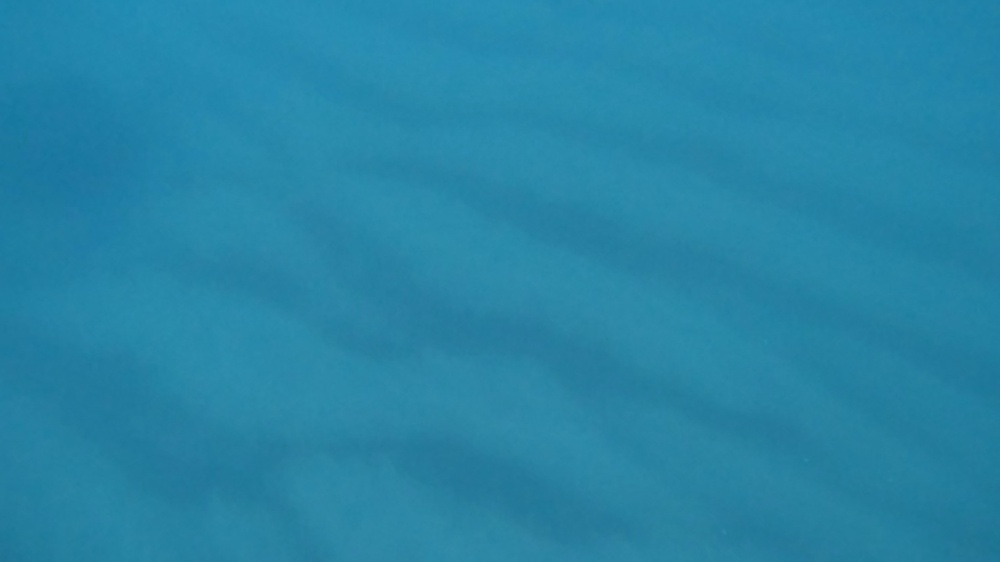
#> input picture dataset_metrics/other_experiments/sample1.jpg, 1000 x 562 px, shrunk from 2704 x 1520 before the run; the run also reads 1 picture not shown here
$ jupyter execute keypoint_tests.ipynb
#> lines starting #> are read from the running program, lines starting #| are printed output that depends on the picture; long printed decimals are rounded
[cell 1]
import numpy as np
import cv2 as cv
from matplotlib import pyplot as plt

# Image gradients
Direct methods such as DSO use all pixels with high gradients.

[cell 2]
img = cv.imread('sample1.jpg')
#> img is the input picture: shape (562, 1000, 3); mean B, G, R 166, 132.6, 38.4
img = cv.cvtColor(img, cv.COLOR_BGR2GRAY)
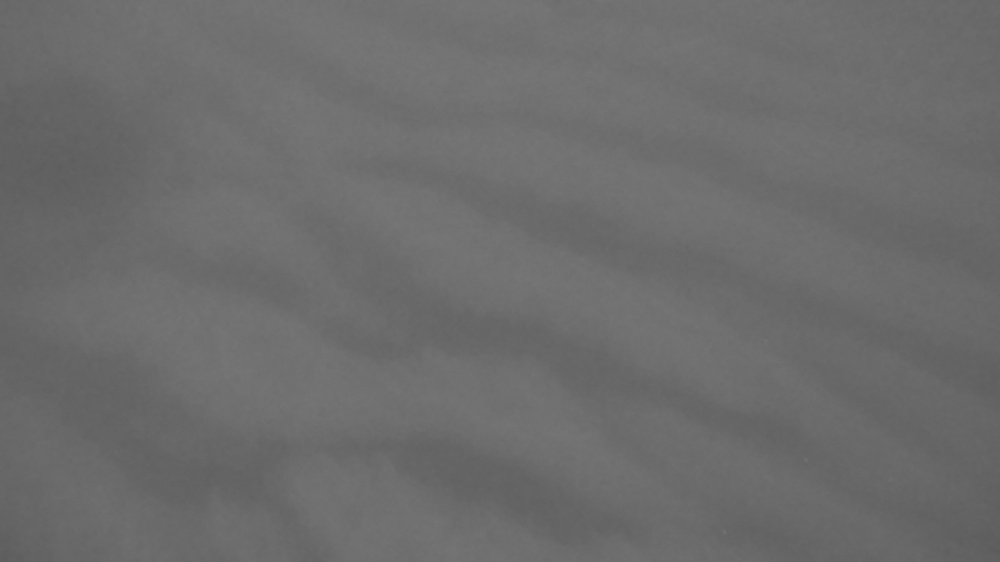
#> img: shape (562, 1000); min 92, max 119, mean 108.3

assert img is not None, "file could not be read, check with os.path.exists()"
laplacian = cv.Laplacian(img,cv.CV_64F)
sobelx = cv.Sobel(img,cv.CV_64F,1,0,ksize=5) # 31 is the maximum size for sobel kernels
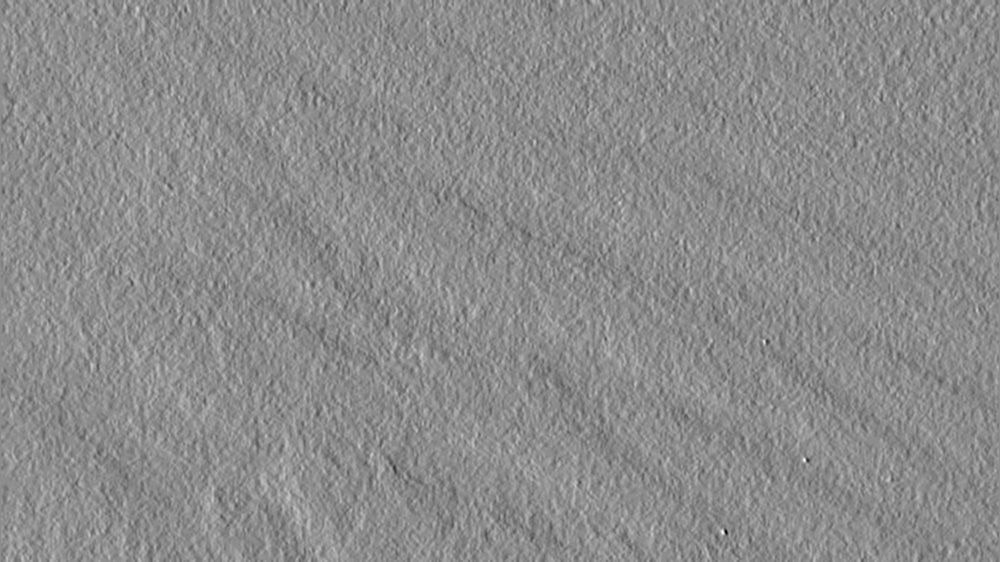
#> sobelx: shape (562, 1000) float64; min -408, max 334, mean 0.1; drawn with min black and max white
sobely = cv.Sobel(img,cv.CV_64F,0,1,ksize=5)
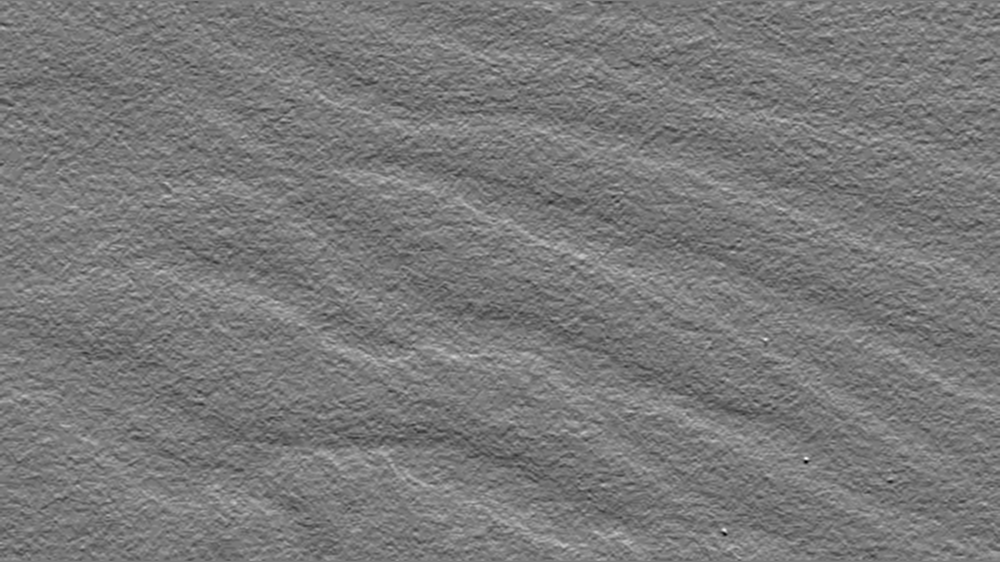
#> sobely: shape (562, 1000) float64; min -332, max 360, mean -1.3; drawn with min black and max white

plt.subplot(2,2,1),plt.imshow(img,cmap = 'gray')
plt.title('Original'), plt.xticks([]), plt.yticks([])
plt.subplot(2,2,2),plt.imshow(laplacian,cmap = 'gray')
plt.title('Laplacian'), plt.xticks([]), plt.yticks([])
plt.subplot(2,2,3),plt.imshow(sobelx,cmap = 'gray')
plt.title('Sobel X'), plt.xticks([]), plt.yticks([])
plt.subplot(2,2,4),plt.imshow(sobely,cmap = 'gray')
plt.title('Sobel Y'), plt.xticks([]), plt.yticks([])

[cell 3]
magnitude = np.sqrt((sobelx ** 2) + (sobely ** 2))
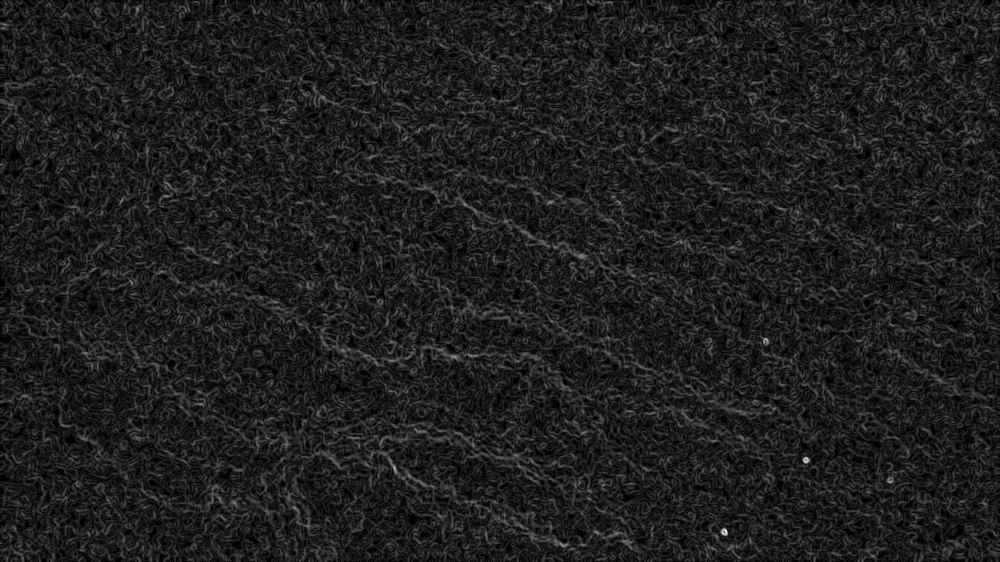
#> magnitude: shape (562, 1000) float64; min 0, max 419.3, mean 50.6; drawn with min black and max white
print('maximum gradient', np.amax(magnitude))
#| maximum gradient 419.345
print(magnitude.shape)
#| (562, 1000)
print('minimum gradient', np.amin(magnitude))
#| minimum gradient 0.0

orientation = np.arctan2(sobely, sobelx) * (180 / np.pi) % 180
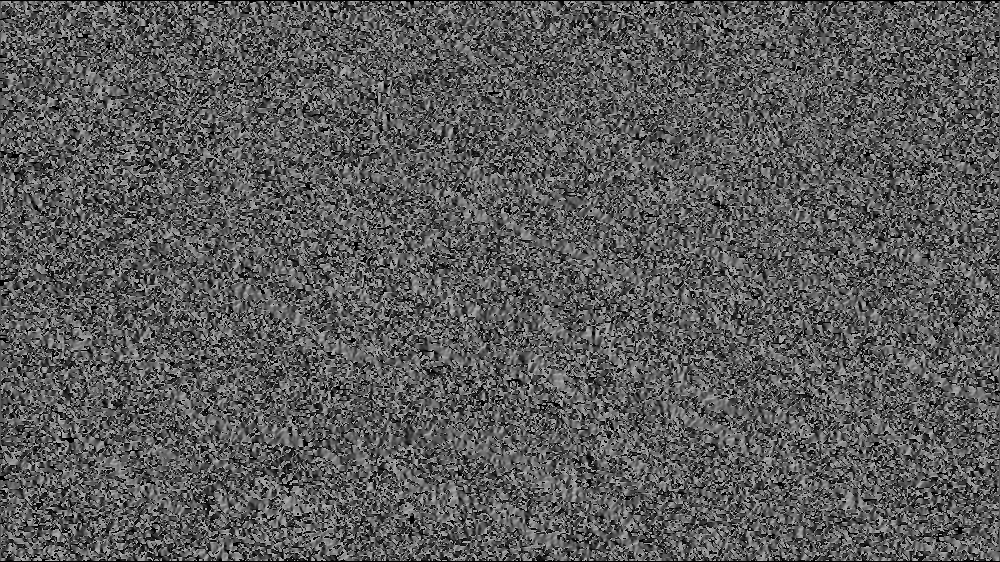
#> orientation: shape (562, 1000) float64; min 0, max 179.7, mean 90.5
# initialize a figure to display the input grayscale image along with
# the gradient magnitude and orientation representations, respectively
(fig, axs) = plt.subplots(nrows=1, ncols=3, figsize=(8, 4))
# plot each of the images
axs[0].imshow(img, cmap="gray")
axs[1].imshow(magnitude, cmap="jet")
axs[2].imshow(orientation, cmap="jet")
# set the titles of each axes
axs[0].set_title("Grayscale")
axs[1].set_title("Gradient Magnitude")
axs[2].set_title("Gradient Orientation [0, 180]")
# loop over each of the axes and turn off the x and y ticks
for i in range(0, 3):
	axs[i].get_xaxis().set_ticks([])
	axs[i].get_yaxis().set_ticks([])
# show the plots
plt.tight_layout()
plt.show()

On the left, we have the original input.

The middle displays the gradient magnitude using the Jet colormap.
Values that are closer to the blue range are very small.
Values that are closer to the yellow/red range are quite large (relative to the rest of the values).

Finally, the image on the right displays the gradient orientation information, again using the Jet colormap.

Values here fall into the range [0, 180], where values closer to zero show as blue and values closer to 180 as red.

[cell 4]
# compute a grayscale histogram
hist = cv.calcHist([img],[0],None,[256],[0,256]) # plot the histogram
#> hist = 256 values, max 48448 at index 113, min 0 at index 0, mean 2195.3
plt.figure()
plt.title("Grayscale Histogram")
plt.xlabel("Bins")
plt.ylabel("# of Pixels")
plt.plot(hist)
# compute a grayscale histogram
plt.hist(magnitude.flatten(), bins=100, color='blue', alpha=0.7)
plt.title('Histogram of Matrix magnitudes')
plt.xlabel('Values')
plt.ylabel('Frequency')
plt.grid(True)
plt.show()
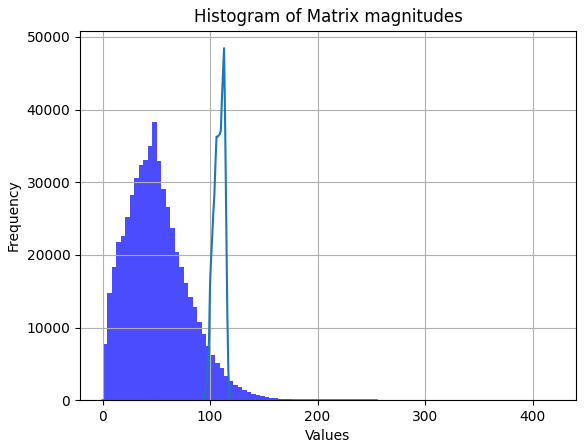
#> figure drawn by matplotlib, 1 panel; tallest bar 38263 high, from x = 46.13 to 50.32; curve peaks at x = 113, y = 48448

[cell 5]
testsobelx = cv.Sobel(img,cv.CV_64F,1,0,ksize=7) # 31 is the maximum size for sobel kernels

print(np.amax(testsobelx))
#| 4282.0
print(np.amax(sobely))
#| 360.0
print(np.amax(img))
#| 119

# ORB Descriptors

[cell 6]
# Initialize ORB detector
orb = cv.ORB_create(nfeatures=10000,
                    fastThreshold=2, # 20
                    edgeThreshold=31, # 31 size of the border where the features are not detected
                    )

# Find the keypoints and descriptors with ORB
keypoints, descriptors = orb.detectAndCompute(img, None)
#> keypoints = 1121 keypoints; strongest (x, y, size): (805, 460, 37.2), (805, 459, 44.6), (765, 341, 31), (765, 340, 44.6)

# Draw the keypoints on the image
img_with_keypoints = cv.drawKeypoints(img, keypoints, None, color=(0, 255, 0), flags=4)
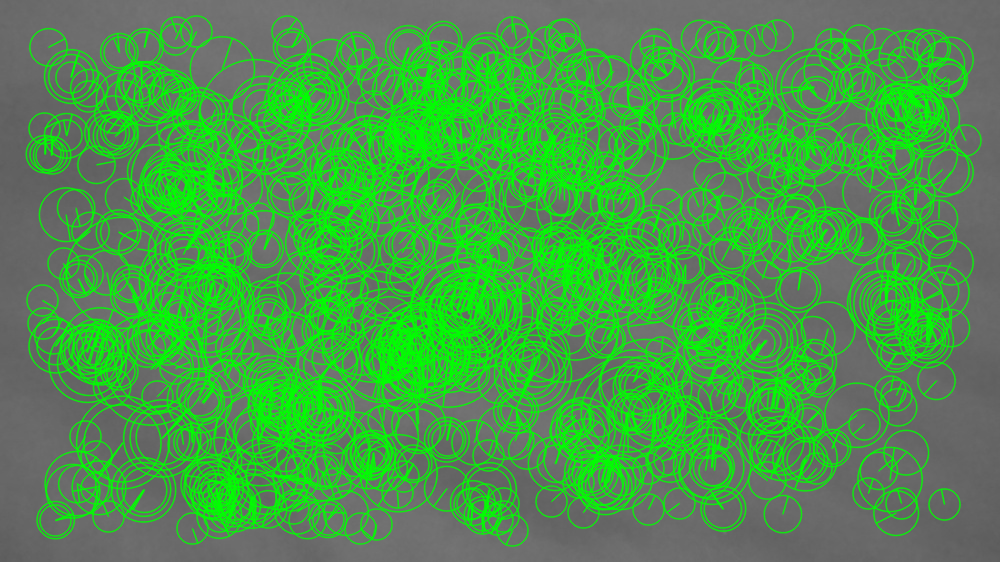
#> img_with_keypoints: shape (562, 1000, 3); mean of channels 0, 1, 2 74.8, 152.9, 74.8; drawn as B, G, R

# Plot the original image and the one with keypoints
plt.subplot(121), plt.imshow(img, cmap='gray')
plt.title('Original Image'), plt.axis('off')

plt.subplot(122), plt.imshow(img_with_keypoints)
plt.title('Image with ORB Keypoints'), plt.axis('off')

plt.show()

## Matching the ORB descriptors

[cell 7]
import cv2
import numpy as np
import matplotlib.pyplot as plt

# Load two images
image1_path = "sample1.jpg"
image2_path = "sample2.jpg"
img1 = cv2.imread(image1_path, cv2.IMREAD_GRAYSCALE)
img2 = cv2.imread(image2_path, cv2.IMREAD_GRAYSCALE)
#> img2: shape (562, 1000); min 93, max 120, mean 108.4

# Initialize ORB detector
orb = cv2.ORB_create(nfeatures=10000,
                    fastThreshold=2, # 20
                    edgeThreshold=10, # 31 size of the border where the features are not detected
                    )

# Find the keypoints and descriptors with ORB
keypoints1, descriptors1 = orb.detectAndCompute(img1, None)
#> keypoints1 = 1351 keypoints; strongest (x, y, size): (724, 532, 37.2), (805, 460, 37.2), (723, 531, 44.6), (805, 459, 44.6)
keypoints2, descriptors2 = orb.detectAndCompute(img2, None)
#> keypoints2 = 1313 keypoints; strongest (x, y, size): (725, 538, 31), (807, 465, 31), (767, 346, 31), (806, 464, 37.2)

# Initialize the BFMatcher
bf = cv2.BFMatcher()

# Match descriptors using KNN (k-nearest neighbors)
matches = bf.knnMatch(descriptors1, descriptors2, k=2)
#> matches = 1351 matches

# Apply ratio test
good_matches = []
for m, n in matches:
    if m.distance < 0.75 * n.distance:
        good_matches.append(m)
#> after the loop, good_matches = 9 matches

# Draw matches on the images
img_matches = cv2.drawMatches(img1, keypoints1, img2, keypoints2, good_matches, None,
                              flags=cv2.DrawMatchesFlags_NOT_DRAW_SINGLE_POINTS,
                              matchColor=(0, 255, 0), singlePointColor=(255, 0, 0),
                              matchesMask=None, matchesThickness=5)
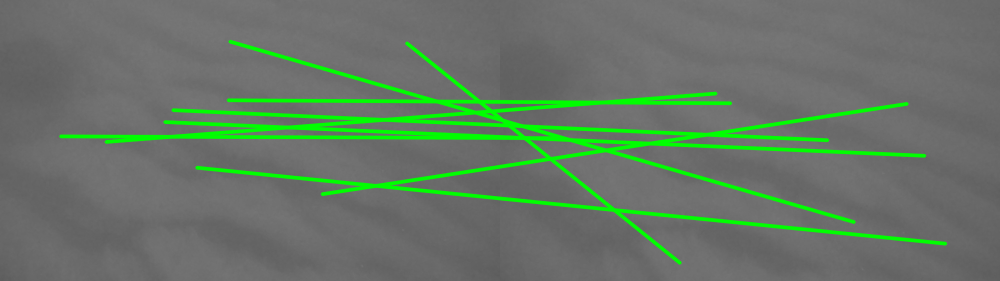
#> img_matches: shape (562, 2000, 3) (shown at 1/2 size); mean of channels 0, 1, 2 101.2, 118, 101.2; drawn as B, G, R
# Plot the matched images
plt.imshow(img_matches)
plt.title('ORB Matches')
plt.show()

# SIFT

[cell 8]
import cv2
import numpy as np
import matplotlib.pyplot as plt

# Load two images
image1_path = "sample1.jpg"
image2_path = "sample2.jpg"
img1 = cv2.imread(image1_path, cv2.IMREAD_GRAYSCALE)
img2 = cv2.imread(image2_path, cv2.IMREAD_GRAYSCALE)

# Initialize SIFT detector
sift = cv2.SIFT_create(nfeatures=10000, contrastThreshold=0.02, edgeThreshold=10.0)
# Find the keypoints and descriptors with SIFT
keypoints1, descriptors1 = sift.detectAndCompute(img1, None)
#> keypoints1 = (); descriptors1 = None
keypoints2, descriptors2 = sift.detectAndCompute(img2, None)
#> keypoints2 = (); descriptors2 = None

# Initialize the BFMatcher
bf = cv2.BFMatcher()

# Match descriptors using KNN (k-nearest neighbors)
matches = bf.knnMatch(descriptors1, descriptors2, k=2)
#> matches = ()

# Apply ratio test
good_matches = []
for m, n in matches:
    if m.distance < 0.75 * n.distance:
        good_matches.append(m)
#> this loop made 0 passes
#> after the loop, good_matches = []

# Draw matches on the images with thicker lines
img_matches = cv2.drawMatches(img1, keypoints1, img2, keypoints2, good_matches, None,
                              flags=cv2.DrawMatchesFlags_NOT_DRAW_SINGLE_POINTS,
                              matchColor=(0, 255, 0), singlePointColor=(255, 0, 0),
                              matchesMask=None, matchesThickness=5)
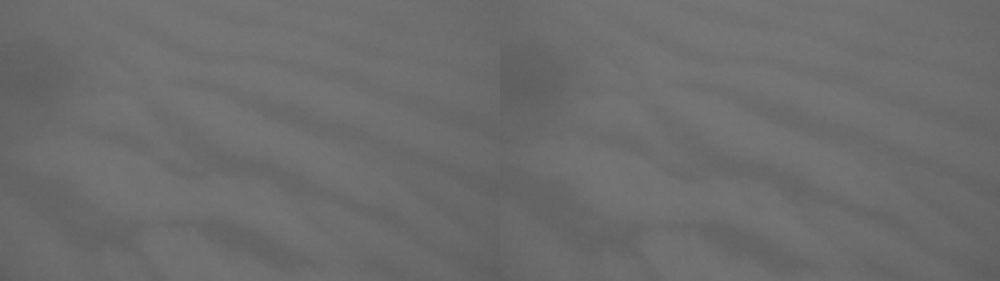
#> img_matches: shape (562, 2000, 3) (shown at 1/2 size); min 92, max 120, mean 108.3
# Plot the matched images
plt.imshow(img_matches)
plt.title('SIFT Matches')
plt.show()
